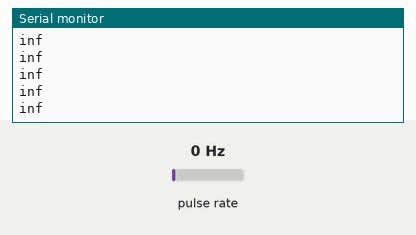
Recording of a sketch running on a simulated Arduino Uno, built with avr-gcc and run on an emulated ATmega328P. Shown: the last lines printed to the serial monitor. Wiring (inferred from the names in the program): pulse sensor: data pin 3. Inputs (shaded band) come from the test bench; at power-on: pulse rate 0 Hz.

Above: at 1.2 s.
1.3 s: pulse rate (sensor on pin 3) set to 4 Hz
At 1.9 s:
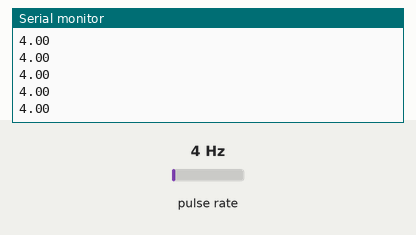
3.1 s: pulse rate (sensor on pin 3) set to 50 Hz
At 4.0 s:
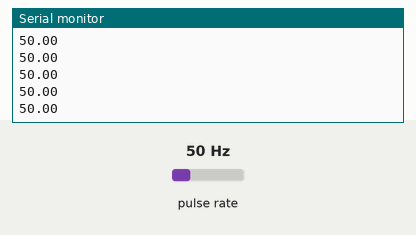
Timing chart, 0 to 6.1 s (numbered marks = the images above; inputs shaded):
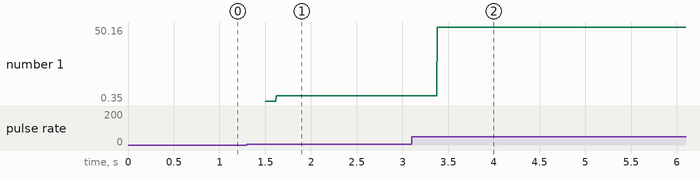

Measured:
- after the input at 1.3 s, the serial monitor: prints a new line after 0.20 s (image 1)
- after the input at 3.1 s, the serial monitor: prints a new line after 0.28 s (image 2)
- plotted number 1: 4 → 50.1 after the input at 3.1 s

The sketch:

sync_signal.ino
```cpp
#define encoderPin  3

volatile unsigned long startTime = 0;
volatile unsigned long endTime = 0;
volatile unsigned long temp = 0;
unsigned long counter = 0;
float frequency = 0;


void setup() {
  pinMode(encoderPin, INPUT);
  digitalWrite(encoderPin, HIGH);       // turn on pullup resistor

  attachInterrupt(1, doEncoder, CHANGE);  // encoder pin on interrupt 0 (pin 2)
  //Serial.begin(115200);
  Serial.begin(9600);
}

void loop(){
  frequency = 500000.0 / ((float)(endTime - startTime));
  Serial.println(frequency);

}

void doEncoder() {
  temp = micros();
  startTime = endTime;
  endTime = temp;
}
```
